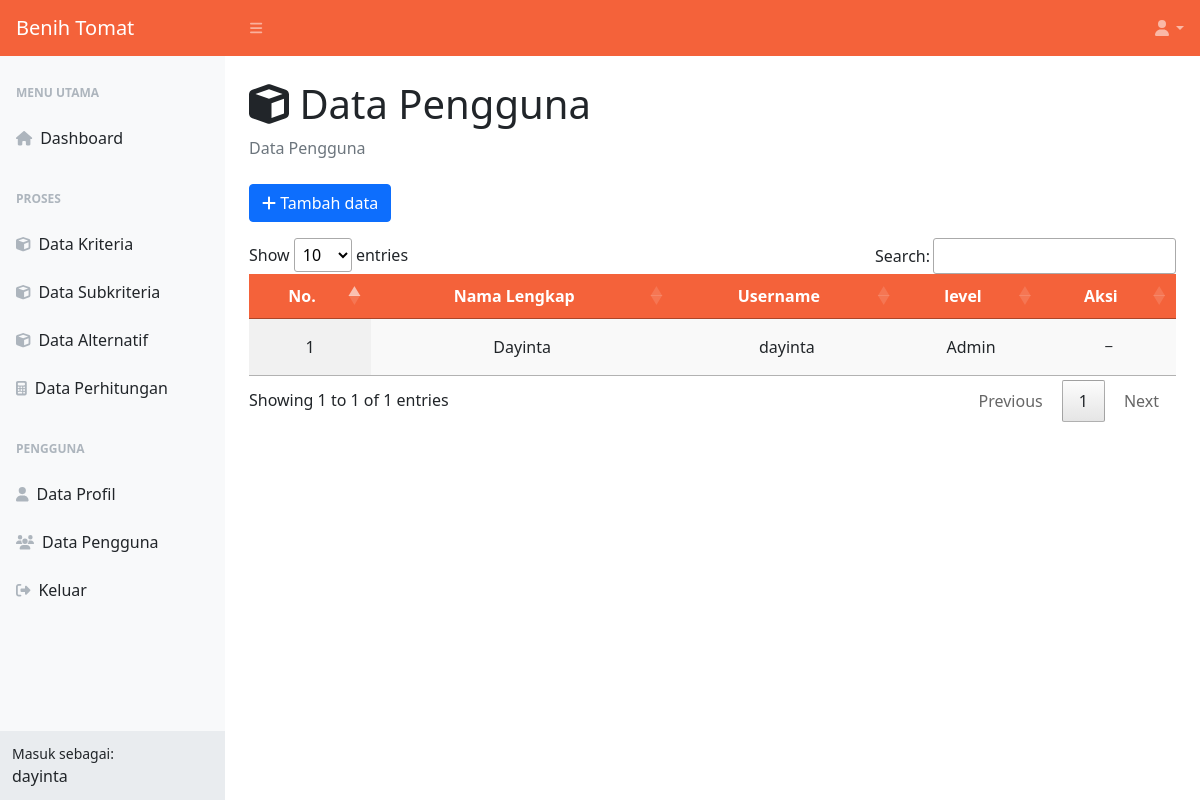
The app's page /data-pengguna.php (signed in) with its own data.
### tables this page shows
CREATE TABLE `pengguna` (
  `id_pengguna` int(11) NOT NULL,
  `nama` varchar(25) NOT NULL,
  `username` varchar(20) NOT NULL,
  `password` varchar(255) NOT NULL,
  `level` set('User','Admin') NOT NULL
);

### data-pengguna.php (the view, shortened to what this page needs)
<?php
include 'koneksi.php';
?>
<!DOCTYPE html>
<html lang="en">
<head>
    <link href="css/styles_dash.css" rel="stylesheet" />
    <link rel="stylesheet" type="text/css" href="css/jquery.dataTables.css">
</head>
<body class="sb-nav-fixed">
    <nav class="sb-topnav navbar navbar-expand navbar-dark bg-primary hstack gap-3">
        <a class="navbar-brand ps-3" href="menu-utama.php">Benih Tomat</a>
        <button class="btn btn-link btn-sm order-1 order-lg-0 me-4 me-lg-0" id="sidebarToggle" href="#!"><i class="fas fa-bars"></i></button>
        <ul class="navbar-nav ms-auto pe-2">
            <li class="nav-item dropdown">
                <a class="nav-link dropdown-toggle" id="navbarDropdown" href="#" role="button" data-bs-toggle="dropdown" aria-expanded="false"><i class="fas fa-user fa-fw"></i></a>
            </li>
        </ul>
    </nav>
    <div id="layoutSidenav">
        <div id="layoutSidenav_nav">
            <nav class="sb-sidenav accordion sb-sidenav-light" id="sidenavAccordion">
                <div class="sb-sidenav-menu">
                    <div class="nav">
                        <div class="sb-sidenav-menu-heading">Menu Utama</div>
                        <a class="nav-link" href="menu-utama.php">
                            <div class="sb-nav-link-icon"><i class="fas fa-home"></i></div>
                            Dashboard
                        </a>
                        <div class="sb-sidenav-menu-heading">Proses</div>
                        <?php
                        if ($_SESSION['level'] == "Admin") {
                            echo "
                                <a class='nav-link' href='data-kriteria.php'>
                                    <div class='sb-nav-link-icon'><i class='fas fa-cube'></i></div>
                                    Data Kriteria
                                </a>
                                <a class='nav-link' href='data-subkriteria.php'>
                                    <div class='sb-nav-link-icon'><i class='fas fa-cube'></i></div>
                                    Data Subkriteria
                                </a>
                                ";
                        }
                        ?>
                        <a class="nav-link" href="jenis-varietas.php">
                            <div class="sb-nav-link-icon"><i class="fas fa-cube"></i></div>
                            Data Alternatif
                        </a>
                        <a class="nav-link" href="data-perhitungan.php">
                            <div class="sb-nav-link-icon"><i class="fas fa-calculator"></i></div>
                            Data Perhitungan
                        </a>
                        <div class="sb-sidenav-menu-heading">Pengguna</div>
                        <a class="nav-link" href="data-profile.php">
                            <div class="sb-nav-link-icon"><i class="fas fa-user"></i></div>
                            Data Profil
                        </a>
                        <?php
                        if ($_SESSION['level'] == "Admin") {
                            echo "
                                <a class='nav-link' href='data-pengguna.php'>
                                    <div class='sb-nav-link-icon'><i class='fas fa-users'></i></div>
                                    Data Pengguna
                                </a>
                                ";
                        }
                        ?>
                        <a class="nav-link" href="#" data-bs-toggle="modal" data-bs-target="#keluar">
                            <div class="sb-nav-link-icon"><i class="fas fa-sign-out-alt"></i></div>
                            Keluar
                        </a>
                    </div>
                </div>
                <div class="sb-sidenav-footer">
                    <div class="small">Masuk sebagai:</div>
                    <?= $_SESSION['username']; ?>
                </div>
            </nav>
        </div>
        <div id="layoutSidenav_content">
            <main>
                <div class="container-fluid px-4">
                    <h1 class="mt-4"><i class="fas fa-cube"></i> Data Pengguna</h1>
                    <ol class="breadcrumb mb-4">
                        <li class="breadcrumb-item active">Data Pengguna</li>
                    </ol>
                    <div class="row">
                        <div class="col-sm-12">
                            <a class="btn btn-primary" data-bs-toggle="modal" data-bs-target="#tambah_data"><i class="fas fa-plus"></i> Tambah data</a>
                            <div class="table-responsive mt-3">
                                <table id="data-pengguna" class="cell-bordered display" width="100%">
                                    <thead class="bg-primary">
                                        <tr>
                                            <th class="text-center text-white">No.</th>
                                            <th class="text-center text-white">Nama Lengkap</th>
                                            <th class="text-center text-white">Username</th>
                                            <th class="text-center text-white">level</th>
                                            <th class="text-center text-white">Aksi</th>
                                        </tr>
                                    </thead>
                                    <tbody>
                                        <?php
                                        $query = mysqli_query($koneksi, "SELECT * FROM pengguna");
                                        $no = 1;
                                        while ($baris = mysqli_fetch_array($query)) {
                                        ?>
                                            <tr>
                                                <td class="text-center"><?= $no; ?></td>
                                                <td class="text-center"><?= $baris['nama']; ?></td>
                                                <td class="text-center"><?= $baris['username']; ?></td>
                                                <td class="text-center"><?= $baris['level']; ?></td>
                                                <td class="text-center">
                                                    <?php
                                                    if ($baris['level'] != "Admin") {
                                                    ?>
                                                        <div class="d-flex justify-content-center">
                                                            <a class="btn btn-warning me-2" data-bs-toggle="modal" data-bs-target="#edit_data<?= $baris['id_pengguna']; ?>"><i class="fas fa-pencil"></i></a>
                                                            <a class="btn btn-danger" data-bs-toggle="modal" data-bs-target="#hapus_data<?= $baris['id_pengguna']; ?>"><i class="fas fa-trash"></i></a>
                                                        </div>
                                                    <?php
                                                    } else {
                                                        echo "
                                                        <p>_</p>
                                                        ";
                                                    }
                                                    ?>
                                                </td>
                                            </tr>
                                        <?php
                                            $no++;
                                        }
                                        ?>
                                    </tbody>
                                </table>
                            </div>
                        </div>
                    </div>
                </div>
            </main>
        </div>
    </div>
</body>
</html>

### records on screen
pengguna: nama "Dayinta", username "dayinta", level "Admin", shows "_"

### other values on screen
$_SESSION['username'] "dayinta"
